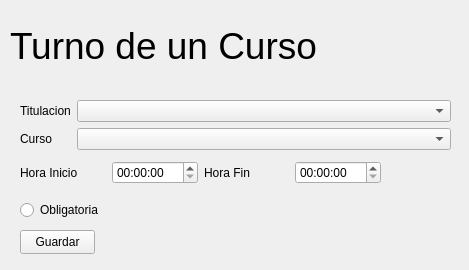
<?xml version="1.0" encoding="UTF-8"?>
<ui version="4.0">
 <class>res_turno</class>
 <widget class="QWidget" name="res_turno">
  <property name="geometry">
   <rect>
    <x>0</x>
    <y>0</y>
    <width>469</width>
    <height>270</height>
   </rect>
  </property>
  <property name="windowTitle">
   <string>res_turno</string>
  </property>
  <widget class="QLabel" name="Title">
   <property name="geometry">
    <rect>
     <x>10</x>
     <y>10</y>
     <width>661</width>
     <height>71</height>
    </rect>
   </property>
   <property name="font">
    <font>
     <pointsize>28</pointsize>
    </font>
   </property>
   <property name="text">
    <string>Turno de un Curso</string>
   </property>
  </widget>
  <widget class="QPushButton" name="save">
   <property name="geometry">
    <rect>
     <x>20</x>
     <y>230</y>
     <width>75</width>
     <height>24</height>
    </rect>
   </property>
   <property name="text">
    <string>Guardar</string>
   </property>
  </widget>
  <widget class="QWidget" name="layoutWidget">
   <property name="geometry">
    <rect>
     <x>20</x>
     <y>160</y>
     <width>361</width>
     <height>25</height>
    </rect>
   </property>
   <layout class="QHBoxLayout" name="horizontalLayout">
    <item>
     <widget class="QLabel" name="horaIni">
      <property name="text">
       <string>Hora Inicio</string>
      </property>
     </widget>
    </item>
    <item>
     <widget class="QTimeEdit" name="horaIniText"/>
    </item>
    <item>
     <widget class="QLabel" name="horaFin">
      <property name="text">
       <string>Hora Fin</string>
      </property>
     </widget>
    </item>
    <item>
     <widget class="QTimeEdit" name="horaFinText"/>
    </item>
   </layout>
  </widget>
  <widget class="QWidget" name="layoutWidget">
   <property name="geometry">
    <rect>
     <x>20</x>
     <y>100</y>
     <width>431</width>
     <height>61</height>
    </rect>
   </property>
   <layout class="QFormLayout" name="formLayout">
    <item row="0" column="0">
     <widget class="QLabel" name="titulacion">
      <property name="text">
       <string>Titulacion</string>
      </property>
     </widget>
    </item>
    <item row="0" column="1">
     <widget class="QComboBox" name="titulacionText"/>
    </item>
    <item row="1" column="0">
     <widget class="QLabel" name="curso">
      <property name="text">
       <string>Curso</string>
      </property>
     </widget>
    </item>
    <item row="1" column="1">
     <widget class="QComboBox" name="cursoText"/>
    </item>
   </layout>
  </widget>
  <widget class="QRadioButton" name="obligatoria">
   <property name="geometry">
    <rect>
     <x>20</x>
     <y>200</y>
     <width>92</width>
     <height>20</height>
    </rect>
   </property>
   <property name="text">
    <string>Obligatoria</string>
   </property>
  </widget>
 </widget>
 <resources/>
 <connections/>
</ui>
